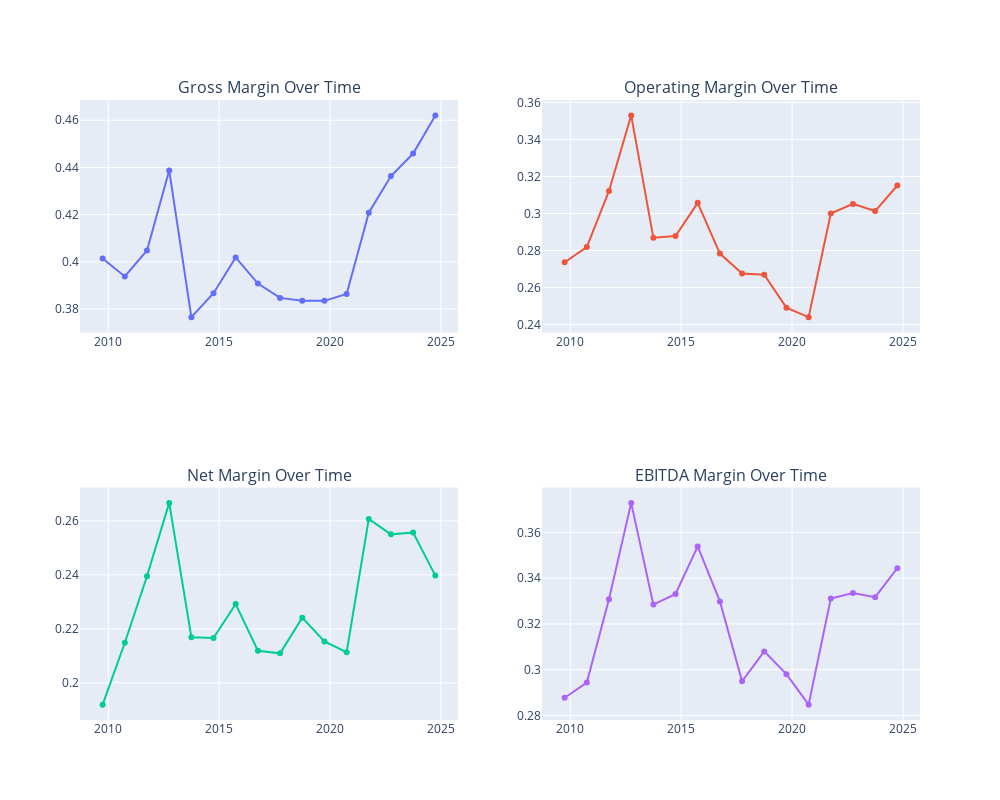
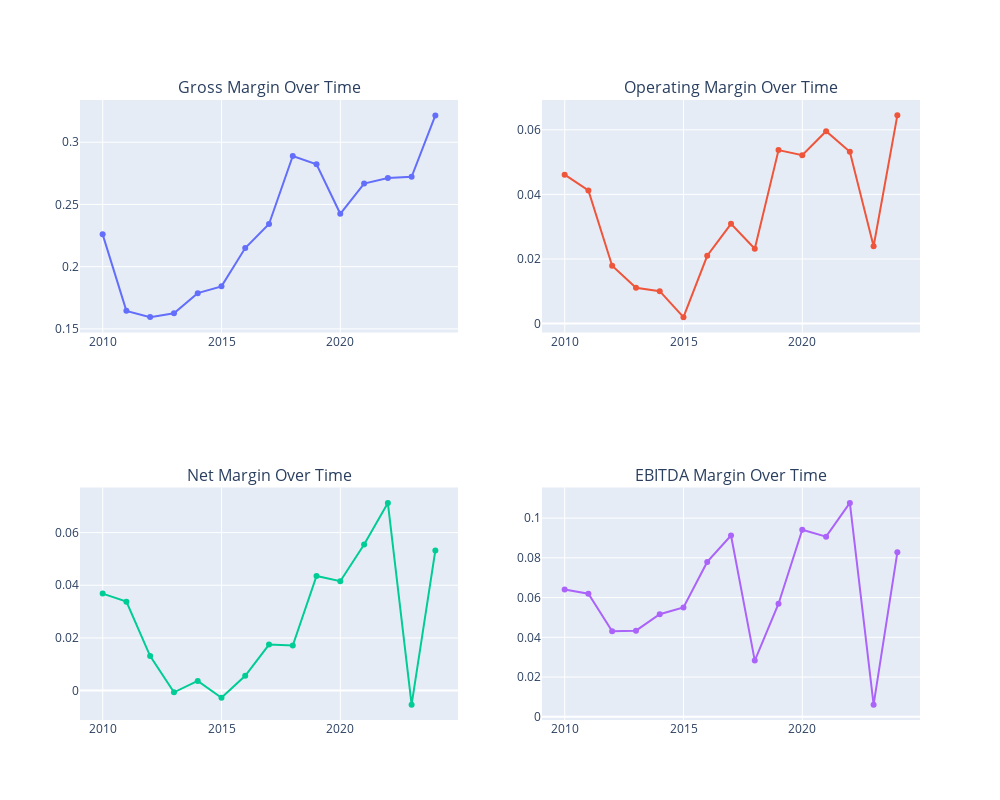
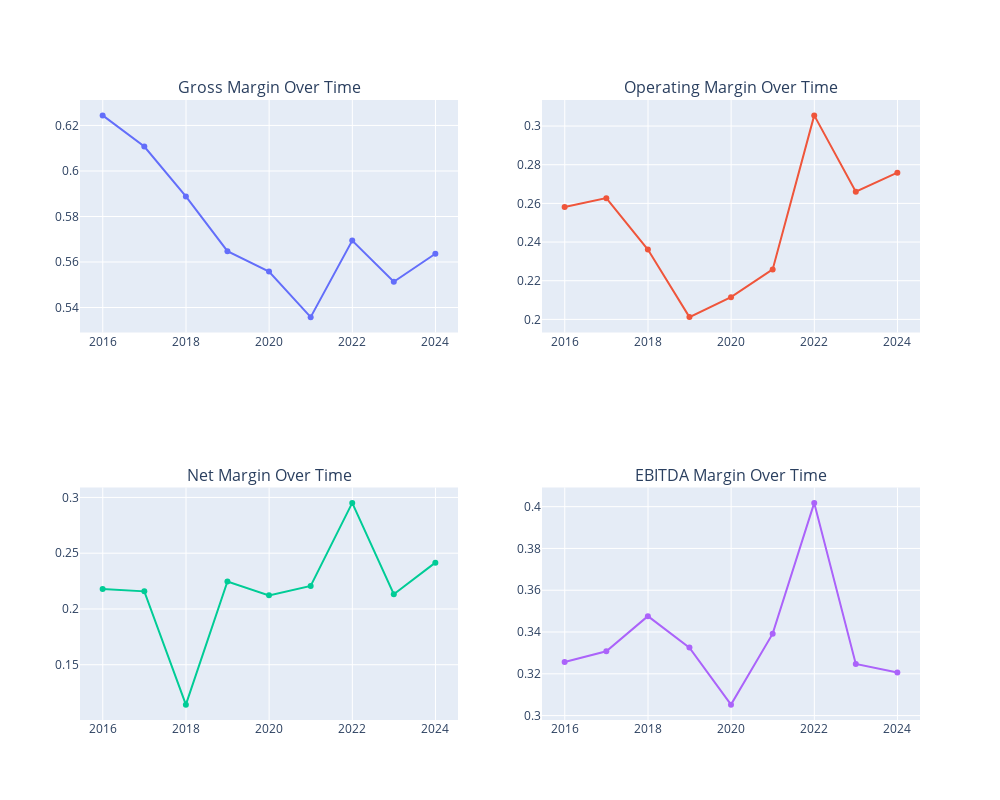
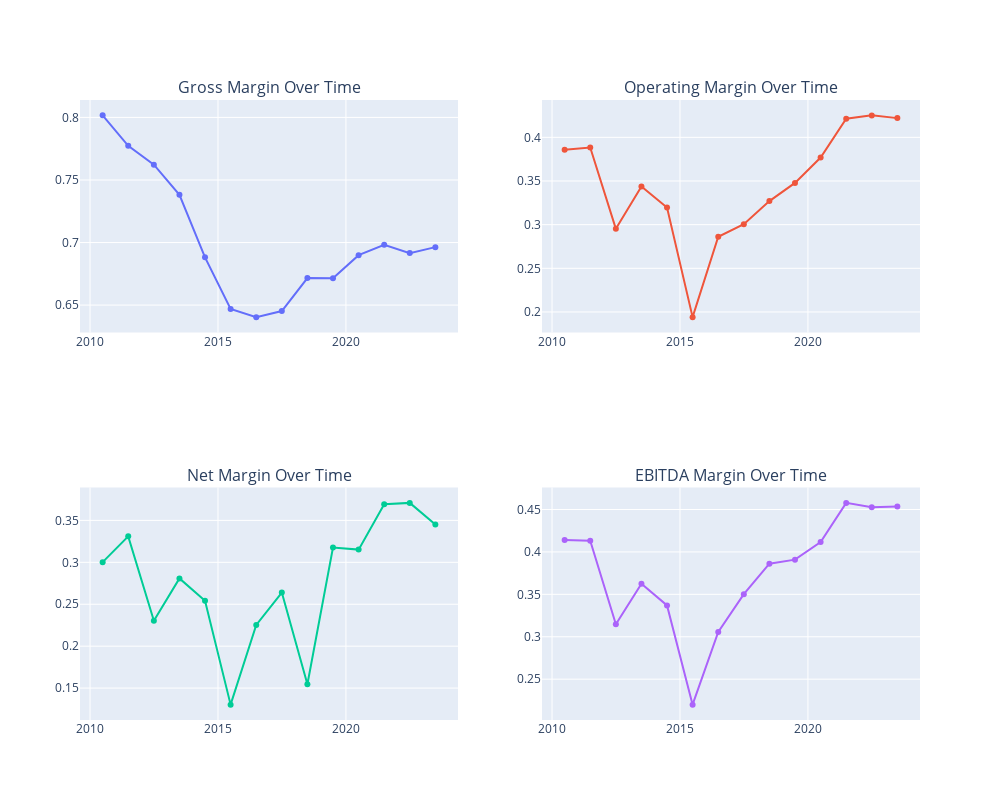

Notebook code cell kept with these figures, in order:
### Code cell
import plotly.express as px
import plotly.graph_objects as go
from plotly.subplots import make_subplots



companies = [aapl_metrics, amzn_metrics, googl_metrics, msft_metrics, nvda_metrics]

for company in companies:
    # Create figure with secondary y-axis
    fig = make_subplots(rows=2, cols=2, 
                       subplot_titles=('Gross Margin Over Time', 
                                     'Operating Margin Over Time',
                                     'Net Margin Over Time', 
                                     'EBITDA Margin Over Time'))

    # Add traces
    fig.add_trace(
        go.Scatter(x=company['Year'], y=company['gross_margin']),
        row=1, col=1
    )

    fig.add_trace(
        go.Scatter(x=company['Year'], y=company['operating_margin']),
        row=1, col=2
    )

    fig.add_trace(
        go.Scatter(x=company['Year'], y=company['net_margin']),
        row=2, col=1
    )

    fig.add_trace(
        go.Scatter(x=company['Year'], y=company['ebitda_margin']),
        row=2, col=2
    )

    # Update layout
    fig.update_layout(height=800, width=1000, showlegend=False)
    fig.show()

### Figure 1 — Plotly figure (JSON) as saved in the notebook; plotly's stock layout.template omitted (floating-point values rounded to 4 significant figures)
{"data": [{"type": "scatter", "x": ["2024-09-30T00:00:00", "2023-09-30T00:00:00", "2022-09-30T00:00:00", "2021-09-30T00:00:00", "2020-09-30T00:00:00", "2019-09-30T00:00:00", "2018-09-30T00:00:00", "2017-09-30T00:00:00", "2016-09-30T00:00:00", "2015-09-30T00:00:00", "2014-09-30T00:00:00", "2013-09-30T00:00:00", "2012-09-30T00:00:00", "2011-09-30T00:00:00", "2010-09-30T00:00:00", "2009-09-30T00:00:00"], "xaxis": "x", "y": [0.4621, 0.4459, 0.4363, 0.4208, 0.3864, 0.3834, 0.3834, 0.3847, 0.3908, 0.4019, 0.3867, 0.3765, 0.4387, 0.4048, 0.3938, 0.4014], "yaxis": "y"}, {"type": "scatter", "x": ["2024-09-30T00:00:00", "2023-09-30T00:00:00", "2022-09-30T00:00:00", "2021-09-30T00:00:00", "2020-09-30T00:00:00", "2019-09-30T00:00:00", "2018-09-30T00:00:00", "2017-09-30T00:00:00", "2016-09-30T00:00:00", "2015-09-30T00:00:00", "2014-09-30T00:00:00", "2013-09-30T00:00:00", "2012-09-30T00:00:00", "2011-09-30T00:00:00", "2010-09-30T00:00:00", "2009-09-30T00:00:00"], "xaxis": "x2", "y": [0.3151, 0.3013, 0.3052, 0.3, 0.244, 0.2491, 0.2669, 0.2676, 0.2784, 0.3057, 0.2878, 0.2869, 0.353, 0.3122, 0.2819, 0.2736], "yaxis": "y2"}, {"type": "scatter", "x": ["2024-09-30T00:00:00", "2023-09-30T00:00:00", "2022-09-30T00:00:00", "2021-09-30T00:00:00", "2020-09-30T00:00:00", "2019-09-30T00:00:00", "2018-09-30T00:00:00", "2017-09-30T00:00:00", "2016-09-30T00:00:00", "2015-09-30T00:00:00", "2014-09-30T00:00:00", "2013-09-30T00:00:00", "2012-09-30T00:00:00", "2011-09-30T00:00:00", "2010-09-30T00:00:00", "2009-09-30T00:00:00"], "xaxis": "x3", "y": [0.2397, 0.2557, 0.255, 0.2607, 0.2113, 0.2153, 0.2241, 0.2109, 0.2119, 0.2292, 0.2166, 0.2169, 0.2667, 0.2395, 0.2148, 0.1919], "yaxis": "y3"}, {"type": "scatter", "x": ["2024-09-30T00:00:00", "2023-09-30T00:00:00", "2022-09-30T00:00:00", "2021-09-30T00:00:00", "2020-09-30T00:00:00", "2019-09-30T00:00:00", "2018-09-30T00:00:00", "2017-09-30T00:00:00", "2016-09-30T00:00:00", "2015-09-30T00:00:00", "2014-09-30T00:00:00", "2013-09-30T00:00:00", "2012-09-30T00:00:00", "2011-09-30T00:00:00", "2010-09-30T00:00:00", "2009-09-30T00:00:00"], "xaxis": "x4", "y": [0.3444, 0.3317, 0.3335, 0.3311, 0.2847, 0.298, 0.308, 0.2949, 0.3298, 0.3539, 0.3331, 0.3285, 0.3729, 0.3308, 0.2944, 0.2878], "yaxis": "y4"}], "layout": {"annotations": [{"font": {"size": 16}, "showarrow": false, "text": "Gross Margin Over Time", "x": 0.225, "xanchor": "center", "xref": "paper", "y": 1, "yanchor": "bottom", "yref": "paper"}, {"font": {"size": 16}, "showarrow": false, "text": "Operating Margin Over Time", "x": 0.775, "xanchor": "center", "xref": "paper", "y": 1, "yanchor": "bottom", "yref": "paper"}, {"font": {"size": 16}, "showarrow": false, "text": "Net Margin Over Time", "x": 0.225, "xanchor": "center", "xref": "paper", "y": 0.375, "yanchor": "bottom", "yref": "paper"}, {"font": {"size": 16}, "showarrow": false, "text": "EBITDA Margin Over Time", "x": 0.775, "xanchor": "center", "xref": "paper", "y": 0.375, "yanchor": "bottom", "yref": "paper"}], "height": 800, "showlegend": false, "width": 1000, "xaxis": {"anchor": "y", "domain": [0, 0.45]}, "xaxis2": {"anchor": "y2", "domain": [0.55, 1]}, "xaxis3": {"anchor": "y3", "domain": [0, 0.45]}, "xaxis4": {"anchor": "y4", "domain": [0.55, 1]}, "yaxis": {"anchor": "x", "domain": [0.625, 1]}, "yaxis2": {"anchor": "x2", "domain": [0.625, 1]}, "yaxis3": {"anchor": "x3", "domain": [0, 0.375]}, "yaxis4": {"anchor": "x4", "domain": [0, 0.375]}}}

### Figure 2 — Plotly figure (JSON) as saved in the notebook; plotly's stock layout.template omitted (floating-point values rounded to 4 significant figures)
{"data": [{"type": "scatter", "x": ["2023-12-31T00:00:00", "2022-12-31T00:00:00", "2021-12-31T00:00:00", "2020-12-31T00:00:00", "2019-12-31T00:00:00", "2018-12-31T00:00:00", "2017-12-31T00:00:00", "2016-12-31T00:00:00", "2015-12-31T00:00:00", "2014-12-31T00:00:00", "2013-12-31T00:00:00", "2012-12-31T00:00:00", "2011-12-31T00:00:00", "2010-12-31T00:00:00", "2009-12-31T00:00:00"], "xaxis": "x", "y": [0.3216, 0.2722, 0.2712, 0.2668, 0.2425, 0.2823, 0.289, 0.2342, 0.2149, 0.1841, 0.1787, 0.1625, 0.1594, 0.1645, 0.2259], "yaxis": "y"}, {"type": "scatter", "x": ["2023-12-31T00:00:00", "2022-12-31T00:00:00", "2021-12-31T00:00:00", "2020-12-31T00:00:00", "2019-12-31T00:00:00", "2018-12-31T00:00:00", "2017-12-31T00:00:00", "2016-12-31T00:00:00", "2015-12-31T00:00:00", "2014-12-31T00:00:00", "2013-12-31T00:00:00", "2012-12-31T00:00:00", "2011-12-31T00:00:00", "2010-12-31T00:00:00", "2009-12-31T00:00:00"], "xaxis": "x2", "y": [0.06446, 0.02396, 0.05317, 0.05956, 0.05214, 0.05371, 0.02316, 0.03088, 0.021, 0.002007, 0.01004, 0.0111, 0.01792, 0.04124, 0.04612], "yaxis": "y2"}, {"type": "scatter", "x": ["2023-12-31T00:00:00", "2022-12-31T00:00:00", "2021-12-31T00:00:00", "2020-12-31T00:00:00", "2019-12-31T00:00:00", "2018-12-31T00:00:00", "2017-12-31T00:00:00", "2016-12-31T00:00:00", "2015-12-31T00:00:00", "2014-12-31T00:00:00", "2013-12-31T00:00:00", "2012-12-31T00:00:00", "2011-12-31T00:00:00", "2010-12-31T00:00:00", "2009-12-31T00:00:00"], "xaxis": "x3", "y": [0.05322, -0.005324, 0.0713, 0.05548, 0.04155, 0.04356, 0.01711, 0.01749, 0.005605, -0.002718, 0.003691, -0.0006401, 0.01312, 0.03379, 0.03685], "yaxis": "y3"}, {"type": "scatter", "x": ["2023-12-31T00:00:00", "2022-12-31T00:00:00", "2021-12-31T00:00:00", "2020-12-31T00:00:00", "2019-12-31T00:00:00", "2018-12-31T00:00:00", "2017-12-31T00:00:00", "2016-12-31T00:00:00", "2015-12-31T00:00:00", "2014-12-31T00:00:00", "2013-12-31T00:00:00", "2012-12-31T00:00:00", "2011-12-31T00:00:00", "2010-12-31T00:00:00", "2009-12-31T00:00:00"], "xaxis": "x4", "y": [0.08276, 0.006126, 0.1077, 0.09065, 0.09411, 0.05691, 0.0283, 0.09126, 0.07793, 0.05505, 0.05159, 0.04333, 0.04304, 0.06191, 0.06401], "yaxis": "y4"}], "layout": {"annotations": [{"font": {"size": 16}, "showarrow": false, "text": "Gross Margin Over Time", "x": 0.225, "xanchor": "center", "xref": "paper", "y": 1, "yanchor": "bottom", "yref": "paper"}, {"font": {"size": 16}, "showarrow": false, "text": "Operating Margin Over Time", "x": 0.775, "xanchor": "center", "xref": "paper", "y": 1, "yanchor": "bottom", "yref": "paper"}, {"font": {"size": 16}, "showarrow": false, "text": "Net Margin Over Time", "x": 0.225, "xanchor": "center", "xref": "paper", "y": 0.375, "yanchor": "bottom", "yref": "paper"}, {"font": {"size": 16}, "showarrow": false, "text": "EBITDA Margin Over Time", "x": 0.775, "xanchor": "center", "xref": "paper", "y": 0.375, "yanchor": "bottom", "yref": "paper"}], "height": 800, "showlegend": false, "width": 1000, "xaxis": {"anchor": "y", "domain": [0, 0.45]}, "xaxis2": {"anchor": "y2", "domain": [0.55, 1]}, "xaxis3": {"anchor": "y3", "domain": [0, 0.45]}, "xaxis4": {"anchor": "y4", "domain": [0.55, 1]}, "yaxis": {"anchor": "x", "domain": [0.625, 1]}, "yaxis2": {"anchor": "x2", "domain": [0.625, 1]}, "yaxis3": {"anchor": "x3", "domain": [0, 0.375]}, "yaxis4": {"anchor": "x4", "domain": [0, 0.375]}}}

### Figure 3 — Plotly figure (JSON) as saved in the notebook; plotly's stock layout.template omitted (floating-point values rounded to 4 significant figures)
{"data": [{"type": "scatter", "x": ["2023-12-31T00:00:00", "2022-12-31T00:00:00", "2021-12-31T00:00:00", "2020-12-31T00:00:00", "2019-12-31T00:00:00", "2018-12-31T00:00:00", "2017-12-31T00:00:00", "2016-12-31T00:00:00", "2015-12-31T00:00:00"], "xaxis": "x", "y": [0.5636, 0.5513, 0.5694, 0.5358, 0.5558, 0.5648, 0.5888, 0.6108, 0.6244], "yaxis": "y"}, {"type": "scatter", "x": ["2023-12-31T00:00:00", "2022-12-31T00:00:00", "2021-12-31T00:00:00", "2020-12-31T00:00:00", "2019-12-31T00:00:00", "2018-12-31T00:00:00", "2017-12-31T00:00:00", "2016-12-31T00:00:00", "2015-12-31T00:00:00"], "xaxis": "x2", "y": [0.2759, 0.2661, 0.3055, 0.2259, 0.2115, 0.2012, 0.2361, 0.2627, 0.2582], "yaxis": "y2"}, {"type": "scatter", "x": ["2023-12-31T00:00:00", "2022-12-31T00:00:00", "2021-12-31T00:00:00", "2020-12-31T00:00:00", "2019-12-31T00:00:00", "2018-12-31T00:00:00", "2017-12-31T00:00:00", "2016-12-31T00:00:00", "2015-12-31T00:00:00"], "xaxis": "x3", "y": [0.2415, 0.2132, 0.2951, 0.2206, 0.2122, 0.2246, 0.1142, 0.2158, 0.218], "yaxis": "y3"}, {"type": "scatter", "x": ["2023-12-31T00:00:00", "2022-12-31T00:00:00", "2021-12-31T00:00:00", "2020-12-31T00:00:00", "2019-12-31T00:00:00", "2018-12-31T00:00:00", "2017-12-31T00:00:00", "2016-12-31T00:00:00", "2015-12-31T00:00:00"], "xaxis": "x4", "y": [0.3206, 0.3247, 0.4018, 0.3392, 0.3052, 0.3325, 0.3476, 0.3308, 0.3257], "yaxis": "y4"}], "layout": {"annotations": [{"font": {"size": 16}, "showarrow": false, "text": "Gross Margin Over Time", "x": 0.225, "xanchor": "center", "xref": "paper", "y": 1, "yanchor": "bottom", "yref": "paper"}, {"font": {"size": 16}, "showarrow": false, "text": "Operating Margin Over Time", "x": 0.775, "xanchor": "center", "xref": "paper", "y": 1, "yanchor": "bottom", "yref": "paper"}, {"font": {"size": 16}, "showarrow": false, "text": "Net Margin Over Time", "x": 0.225, "xanchor": "center", "xref": "paper", "y": 0.375, "yanchor": "bottom", "yref": "paper"}, {"font": {"size": 16}, "showarrow": false, "text": "EBITDA Margin Over Time", "x": 0.775, "xanchor": "center", "xref": "paper", "y": 0.375, "yanchor": "bottom", "yref": "paper"}], "height": 800, "showlegend": false, "width": 1000, "xaxis": {"anchor": "y", "domain": [0, 0.45]}, "xaxis2": {"anchor": "y2", "domain": [0.55, 1]}, "xaxis3": {"anchor": "y3", "domain": [0, 0.45]}, "xaxis4": {"anchor": "y4", "domain": [0.55, 1]}, "yaxis": {"anchor": "x", "domain": [0.625, 1]}, "yaxis2": {"anchor": "x2", "domain": [0.625, 1]}, "yaxis3": {"anchor": "x3", "domain": [0, 0.375]}, "yaxis4": {"anchor": "x4", "domain": [0, 0.375]}}}

### Figure 4 — Plotly figure (JSON) as saved in the notebook; plotly's stock layout.template omitted (floating-point values rounded to 4 significant figures)
{"data": [{"type": "scatter", "x": ["2023-06-30T00:00:00", "2022-06-30T00:00:00", "2021-06-30T00:00:00", "2020-06-30T00:00:00", "2019-06-30T00:00:00", "2018-06-30T00:00:00", "2017-06-30T00:00:00", "2016-06-30T00:00:00", "2015-06-30T00:00:00", "2014-06-30T00:00:00", "2013-06-30T00:00:00", "2012-06-30T00:00:00", "2011-06-30T00:00:00", "2010-06-30T00:00:00"], "xaxis": "x", "y": [0.6963, 0.6916, 0.6982, 0.6899, 0.6715, 0.6716, 0.6452, 0.6404, 0.647, 0.6882, 0.7381, 0.7622, 0.7773, 0.8016], "yaxis": "y"}, {"type": "scatter", "x": ["2023-06-30T00:00:00", "2022-06-30T00:00:00", "2021-06-30T00:00:00", "2020-06-30T00:00:00", "2019-06-30T00:00:00", "2018-06-30T00:00:00", "2017-06-30T00:00:00", "2016-06-30T00:00:00", "2015-06-30T00:00:00", "2014-06-30T00:00:00", "2013-06-30T00:00:00", "2012-06-30T00:00:00", "2011-06-30T00:00:00", "2010-06-30T00:00:00"], "xaxis": "x2", "y": [0.422, 0.4252, 0.4213, 0.3769, 0.3479, 0.327, 0.3006, 0.2861, 0.1941, 0.3197, 0.3438, 0.2952, 0.3883, 0.3857], "yaxis": "y2"}, {"type": "scatter", "x": ["2023-06-30T00:00:00", "2022-06-30T00:00:00", "2021-06-30T00:00:00", "2020-06-30T00:00:00", "2019-06-30T00:00:00", "2018-06-30T00:00:00", "2017-06-30T00:00:00", "2016-06-30T00:00:00", "2015-06-30T00:00:00", "2014-06-30T00:00:00", "2013-06-30T00:00:00", "2012-06-30T00:00:00", "2011-06-30T00:00:00", "2010-06-30T00:00:00"], "xaxis": "x3", "y": [0.345, 0.3709, 0.3692, 0.3152, 0.3177, 0.1545, 0.2639, 0.2253, 0.1303, 0.2542, 0.2808, 0.2303, 0.331, 0.3002], "yaxis": "y3"}, {"type": "scatter", "x": ["2023-06-30T00:00:00", "2022-06-30T00:00:00", "2021-06-30T00:00:00", "2020-06-30T00:00:00", "2019-06-30T00:00:00", "2018-06-30T00:00:00", "2017-06-30T00:00:00", "2016-06-30T00:00:00", "2015-06-30T00:00:00", "2014-06-30T00:00:00", "2013-06-30T00:00:00", "2012-06-30T00:00:00", "2011-06-30T00:00:00", "2010-06-30T00:00:00"], "xaxis": "x4", "y": [0.4536, 0.4526, 0.4578, 0.4116, 0.3909, 0.3862, 0.3502, 0.3056, 0.22, 0.337, 0.3625, 0.3148, 0.4132, 0.414], "yaxis": "y4"}], "layout": {"annotations": [{"font": {"size": 16}, "showarrow": false, "text": "Gross Margin Over Time", "x": 0.225, "xanchor": "center", "xref": "paper", "y": 1, "yanchor": "bottom", "yref": "paper"}, {"font": {"size": 16}, "showarrow": false, "text": "Operating Margin Over Time", "x": 0.775, "xanchor": "center", "xref": "paper", "y": 1, "yanchor": "bottom", "yref": "paper"}, {"font": {"size": 16}, "showarrow": false, "text": "Net Margin Over Time", "x": 0.225, "xanchor": "center", "xref": "paper", "y": 0.375, "yanchor": "bottom", "yref": "paper"}, {"font": {"size": 16}, "showarrow": false, "text": "EBITDA Margin Over Time", "x": 0.775, "xanchor": "center", "xref": "paper", "y": 0.375, "yanchor": "bottom", "yref": "paper"}], "height": 800, "showlegend": false, "width": 1000, "xaxis": {"anchor": "y", "domain": [0, 0.45]}, "xaxis2": {"anchor": "y2", "domain": [0.55, 1]}, "xaxis3": {"anchor": "y3", "domain": [0, 0.45]}, "xaxis4": {"anchor": "y4", "domain": [0.55, 1]}, "yaxis": {"anchor": "x", "domain": [0.625, 1]}, "yaxis2": {"anchor": "x2", "domain": [0.625, 1]}, "yaxis3": {"anchor": "x3", "domain": [0, 0.375]}, "yaxis4": {"anchor": "x4", "domain": [0, 0.375]}}}
